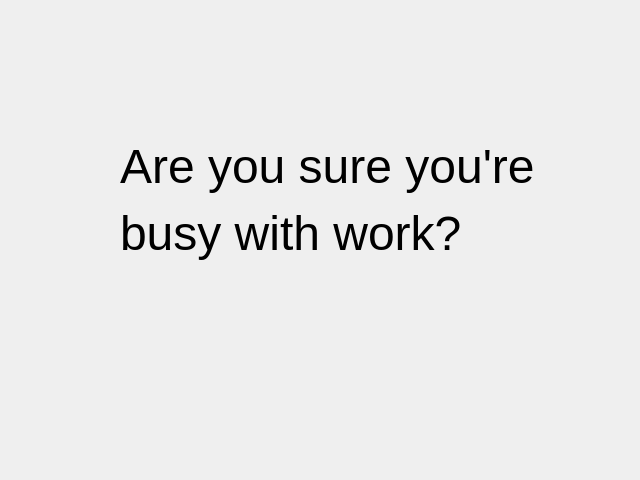
<?xml version="1.0" encoding="UTF-8"?>
<ui version="4.0">
 <class>Error</class>
 <widget class="QWidget" name="Error">
  <property name="geometry">
   <rect>
    <x>0</x>
    <y>0</y>
    <width>640</width>
    <height>480</height>
   </rect>
  </property>
  <property name="windowTitle">
   <string>Form</string>
  </property>
  <widget class="QLabel" name="label">
   <property name="geometry">
    <rect>
     <x>120</x>
     <y>130</y>
     <width>471</width>
     <height>141</height>
    </rect>
   </property>
   <property name="text">
    <string>&lt;html&gt;&lt;head/&gt;&lt;body&gt;&lt;p&gt;&lt;span style=&quot; font-size:36pt;&quot;&gt;Are you sure you're&lt;/span&gt;&lt;/p&gt;&lt;p&gt;&lt;span style=&quot; font-size:36pt;&quot;&gt; busy with work?&lt;/span&gt;&lt;/p&gt;&lt;/body&gt;&lt;/html&gt;</string>
   </property>
  </widget>
 </widget>
 <resources/>
 <connections/>
</ui>
